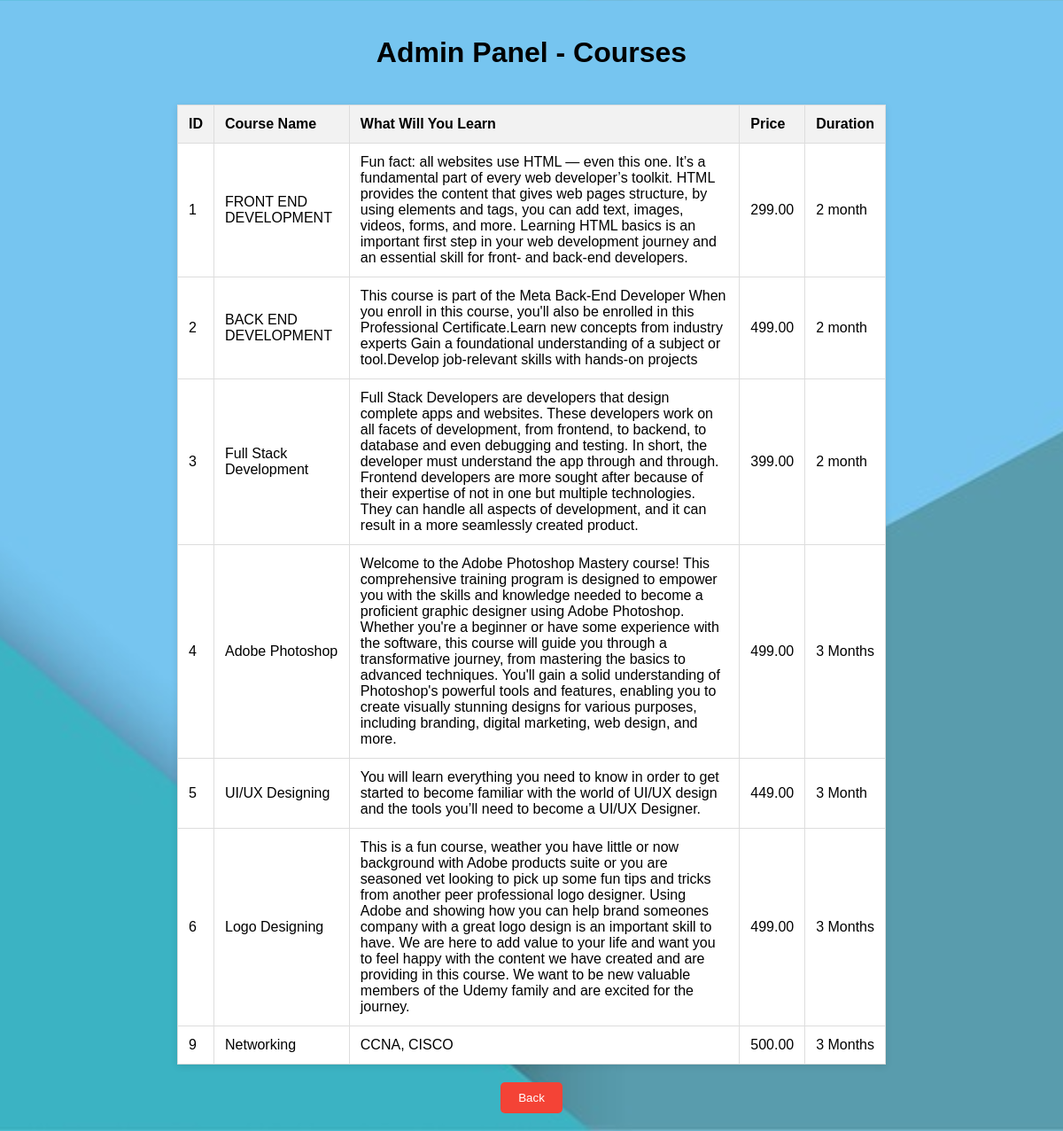
Page /admin/courses_table.php on the committed database.
### tables this page shows
CREATE TABLE `courses` (
  `CourseID` int(11) NOT NULL,
  `CourseName` varchar(255) NOT NULL,
  `WhatWillLearn` text DEFAULT NULL,
  `Price` decimal(10,2) DEFAULT NULL,
  `Duration` varchar(50) DEFAULT NULL,
  `CourseImage` text DEFAULT NULL,
  `VideoLink` varchar(255) DEFAULT NULL
);

### admin/courses_table.php (the view, shortened to what this page needs)
<!DOCTYPE html>
<html lang="en">
<head>
</head>
<body>
    <h1>Admin Panel - Courses</h1>
    <table>
        <tr>
            <th>ID</th>
            <th>Course Name</th>
            <th>What Will You Learn</th>
            <th>Price</th>
            <th>Duration</th>
        </tr>
        <?php
        $servername = "localhost";
        $username = "root";
        $password = "";
        $dbname = "courses";
        $conn = new mysqli($servername, $username, $password, $dbname);
        $sql = "SELECT * FROM courses";
        $result = $conn->query($sql);
        if ($result->num_rows > 0) {
            while ($row = $result->fetch_assoc()) {
                echo "<tr>
                        <td>{$row['CourseID']}</td>
                        <td>{$row['CourseName']}</td>
                        <td>{$row['WhatWillLearn']}</td>
                        <td>{$row['Price']}</td>
                        <td>{$row['Duration']}</td>
                    </tr>";
            }
        } else {
            echo "<tr><td colspan='5'>No courses found</td></tr>";
        }
        ?>
   </table>
<div class="logout-form">
    <form action="logout.php" method="POST">
        <input type="submit" class="logout-btn" value="Back">
    </form>
</div>
</body>
</html>

### admin/courses_table.php (style rules this page uses)
body { font-family: Arial, sans-serif; background-image: url("img/coursebg.jpg"); background-size: cover; background-position: center; background-color: #f4f4f4; padding: 20px; margin: 0; display: flex; flex-direction: column; align-items: center; min-height: 100vh; }
h1 { text-align: center; margin-bottom: 20px; }
table { width: 90%; max-width: 800px; border-collapse: collapse; margin-top: 20px; box-shadow: 0 2px 8px rgba(0, 0, 0, 0.1); background-color: #ffffff; }
table th, table td { border: 1px solid #ddd; padding: 12px; text-align: left; }
table th { background-color: #f2f2f2; }
.logout-form { margin-top: 20px; }
.logout-btn { background-color: #f44336; color: white; padding: 10px 20px; border: none; border-radius: 5px; cursor: pointer; transition: background-color 0.3s; }

### rows in the picture
courses: CourseID "1", CourseName "FRONT END DEVELOPMENT", WhatWillLearn "Fun fact: all websites use HTML — even this one. It’s a fundamental part of every web developer’s toolkit. HTML provides the content that gives web pages structure, by using elements and tags, you can add text, images, videos, forms, and more. Learning HTML basics is an important first step in your web development journey and an essential skill for front- and back-end developers.", Price "299.00", Duration "2 month"
courses: CourseID "2", CourseName "BACK END DEVELOPMENT", WhatWillLearn "This course is part of the Meta Back-End Developer When you enroll in this course, you'll also be enrolled in this Professional Certificate.Learn new concepts from industry experts Gain a foundational understanding of a subject or tool.Develop job-relevant skills with hands-on projects", Price "499.00", Duration "2 month"
courses: CourseID "3", CourseName "Full Stack Development", WhatWillLearn "Full Stack Developers are developers that design complete apps and websites. These developers work on all facets of development, from frontend, to backend, to database and even debugging and testing. In short, the developer must understand the app through and through. Frontend developers are more sought after because of their expertise of not in one but multiple technologies. They can handle all aspects of development, and it can result in a more seamlessly created product.", Price "399.00", Duration "2 month"
courses: CourseID "4", CourseName "Adobe Photoshop", WhatWillLearn "Welcome to the Adobe Photoshop Mastery course! This comprehensive training program is designed to empower you with the skills and knowledge needed to become a proficient graphic designer using Adobe Photoshop. Whether you're a beginner or have some experience with the software, this course will guide you through a transformative journey, from mastering the basics to advanced techniques. You'll gain a solid understanding of Photoshop's powerful tools and features, enabling you to create visually stunning designs for various purposes, including branding, digital marketing, web design, and more.", Price "499.00", Duration "3 Months"
courses: CourseID "5", CourseName "UI/UX Designing", WhatWillLearn "You will learn everything you need to know in order to get started to become familiar with the world of UI/UX design and the tools you’ll need to become a UI/UX Designer.", Price "449.00", Duration "3 Month"
courses: CourseID "6", CourseName "Logo Designing", WhatWillLearn "This is a fun course, weather you have little or now background with Adobe products suite or you are seasoned vet looking to pick up some fun tips and tricks from another peer professional logo designer. Using Adobe and showing how you can help brand someones company with a great logo design is an important skill to have. We are here to add value to your life and want you to feel happy with the content we have created and are providing in this course. We want to be new valuable members of the Udemy family and are excited for the journey.", Price "499.00", Duration "3 Months"
courses: CourseID "9", CourseName "Networking", WhatWillLearn "CCNA, CISCO", Price "500.00", Duration "3 Months"
